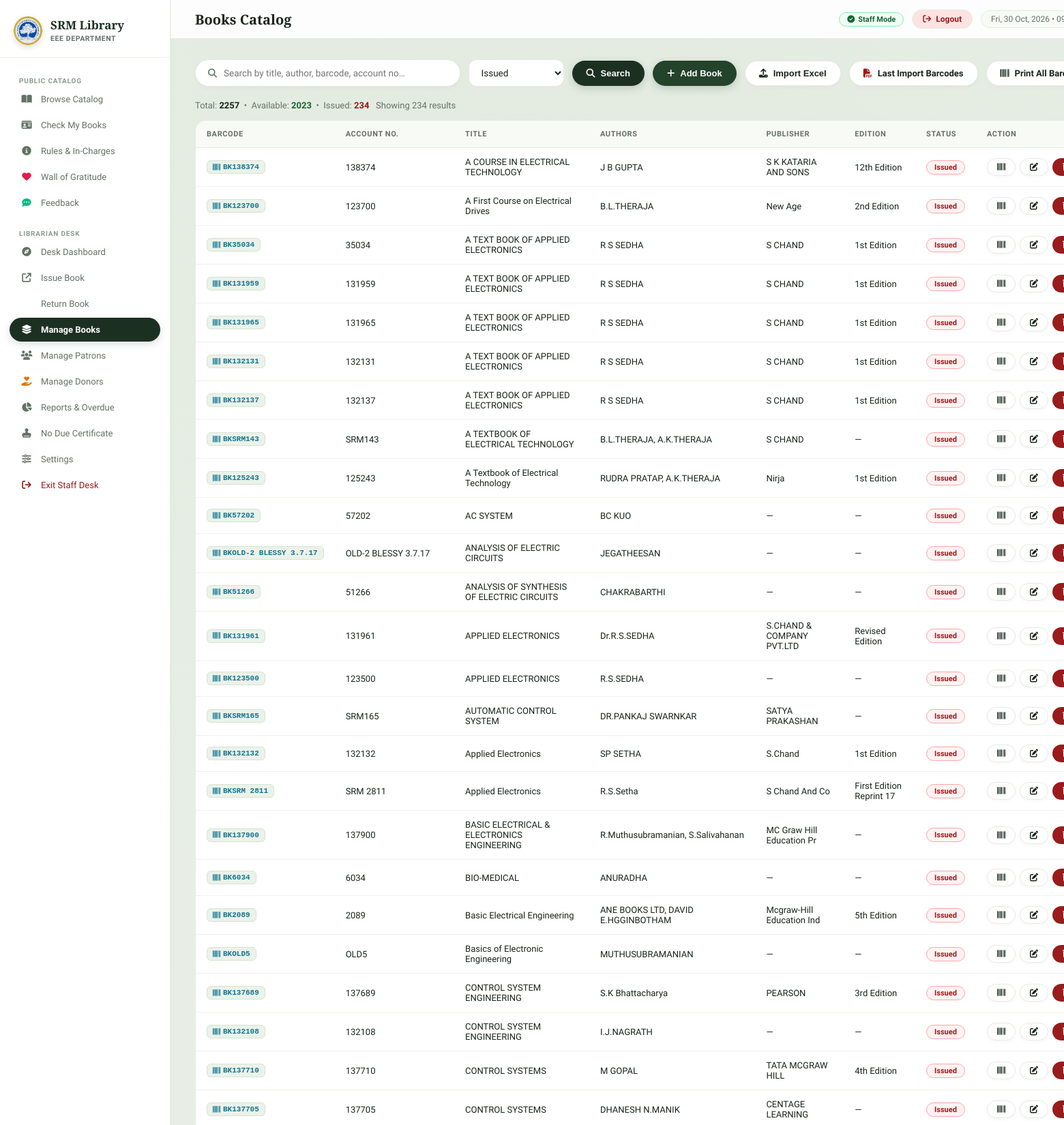
The app's page /books?status=issued (signed in, upper part) with its own data.
### tables this page shows
CREATE TABLE books (
            id INTEGER PRIMARY KEY AUTOINCREMENT,
            barcode TEXT UNIQUE NOT NULL,
            account_number TEXT,
            title TEXT NOT NULL,
            publisher TEXT,
            authors TEXT,
            edition TEXT,
            status TEXT DEFAULT 'available',
            added_date TEXT DEFAULT (datetime('now','localtime'))
        );

### webapp/app.py (the view)
@app.route("/books")
def books_page():
    if not require_staff():
        return redirect(url_for("staff_login", next=request.path))
    q = request.args.get("q", "")
    status = request.args.get("status", "")
    books = search_books(q, status if status else None)
    counts = count_books()
    return render_template("books.html", books=books, counts=counts, q=q, status=status)

### library_app/database.py (called while the page is built)
def get_connection():
    conn = sqlite3.connect(DB_PATH)
    conn.row_factory = sqlite3.Row
    conn.execute("PRAGMA journal_mode=WAL")
    conn.execute("PRAGMA foreign_keys=ON")
    return conn

def get_setting(key, default=None):
    conn = get_connection()
    row = conn.execute("SELECT value FROM settings WHERE key=?", (key,)).fetchone()
    conn.close()
    val = row["value"] if row else None
    if val is not None and str(val).strip():
        return str(val).strip()
    env_key = key.upper()
    env_val = os.environ.get(env_key)
    if env_val is not None and str(env_val).strip():
        return str(env_val).strip()
    return str(val).strip() if (val is not None and str(val).strip()) else default

def get_all_settings():
    conn = get_connection()
    rows = conn.execute("SELECT key, value FROM settings").fetchall()
    conn.close()
    res = {r["key"]: r["value"] for r in rows}
    for k in ["brevo_api_key", "brevo_sender_email", "email_reply_to", "email_user", "email_password", "email_host", "email_port", "email_from", "staff_pin", "library_name"]:
        if not res.get(k) and os.environ.get(k.upper()):
            res[k] = os.environ.get(k.upper())
    return res

def ordinal(n):
    if 11 <= (n % 100) <= 13:
        suffix = 'th'
    else:
        suffix = {1: 'st', 2: 'nd', 3: 'rd'}.get(n % 10, 'th')
    return f"{n}{suffix}"

def _format_book_dict(d):
    if not d:
        return d
    if "edition" in d:
        d["edition"] = normalize_edition(d.get("edition"))
    return d

def count_books():
    conn = get_connection()
    total = conn.execute("SELECT COUNT(*) FROM books").fetchone()[0]
    available = conn.execute("SELECT COUNT(*) FROM books WHERE status='available'").fetchone()[0]
    issued = conn.execute("SELECT COUNT(*) FROM books WHERE status='issued'").fetchone()[0]
    conn.close()
    return {"total": total, "available": available, "issued": issued}

### webapp/app.py (called while the page is built)
def get_lan_ip():
    try:
        s = socket.socket(socket.AF_INET, socket.SOCK_DGRAM)
        s.connect(("8.8.8.8", 80))
        ip = s.getsockname()[0]
        s.close()
        return ip
    except Exception:
        return "127.0.0.1"

def require_staff():
    return session.get("is_staff", False)

### webapp/templates/books.html (shortened to what this page needs)
{% extends "base.html" %}
{% block page_title %}Books Catalog{% endblock %}
{% block content %}
<div class="toolbar">
 <form method="get" style="display:contents;">
 <div class="search-box">
 <i class="fa fa-search"></i>
 <input name="q" value="{{ q }}" placeholder="Search by title, author, barcode, account no…">
 </div>
 <select name="status" class="form-control" style="width:140px;" onchange="this.form.submit()">
 <option value="issued" {% if status=='issued' %}selected{% endif %}>Issued</option>
 </select>
 <button type="submit" class="btn btn-primary"><i class="fa fa-search"></i> Search</button>
 </form>
 <button class="btn btn-success" onclick="openAddBook()"><i class="fa fa-plus"></i> Add Book</button>
 <button class="btn btn-outline" onclick="openImport()"><i class="fa fa-upload"></i> Import Excel</button>
 <a href="/api/download/last_import/books" class="btn btn-outline" title="Download barcodes for the most recently imported Excel batch"><i class="fa fa-file-pdf" style="color:#991B1B;"></i> Last Import Barcodes</a>
 <a href="/books/barcodes" class="btn btn-outline"><i class="fa fa-barcode"></i> Print All Barcodes</a>
</div>
<div style="margin-bottom:14px;font-size:13px;color:var(--muted);">
 Total: <strong style="color:var(--text)">{{ counts.total }}</strong> &nbsp;•&nbsp;
 Available: <strong style="color:var(--success)">{{ counts.available }}</strong> &nbsp;•&nbsp;
 Issued: <strong style="color:var(--danger)">{{ counts.issued }}</strong>
 &nbsp;&nbsp;<span style="color:var(--muted)">Showing {{ books|length }} results</span>
</div>
<div class="table-wrap">
 <table>
 <thead>
 <tr><th>Barcode</th><th>Account No.</th><th>Title</th><th>Authors</th><th>Publisher</th><th>Edition</th><th>Status</th><th>Action</th></tr>
 </thead>
 <tbody>
 {% for book in books %}
 <tr>
 <td>
 <a href="javascript:void(0)" onclick="showBarcodeModal({{ book.id }})" title="View & Print Barcode Label Sticker" style="text-decoration:none;">
 <code style="font-size:11px; color:var(--info); cursor:pointer; display:inline-flex; align-items:center; gap:4px;">
 <i class="fa fa-barcode"></i> {{ book.barcode }}
 </code>
 </a>
 </td>
 <td class="text-muted text-sm">{{ book.account_number or '—' }}</td>
 <td style="max-width:220px; font-weight:500;">
 <a href="javascript:void(0)" onclick="showBarcodeModal({{ book.id }})" style="color:var(--text); text-decoration:none; cursor:pointer;" title="Click to view & print barcode label">
 {{ book.title[:60] }}{% if book.title|length > 60 %}…{% endif %}
 </a>
 </td>
 <td class="text-muted text-sm">{{ (book.authors or '—')[:40] }}</td>
 <td class="text-muted text-sm">{{ (book.publisher or '—')[:25] }}</td>
 <td class="text-muted text-sm">{{ book.edition or '—' }}</td>
 <td>
 {% if book.status == 'available' %}
 <span class="badge badge-success">Available</span>
 {% else %}
 <span class="badge badge-danger">Issued</span>
 {% endif %}
 </td>
 <td style="white-space:nowrap;">
 <div style="display:inline-flex; align-items:center; gap:6px;">
 <button class="btn btn-outline btn-sm" onclick="showBarcodeModal({{ book.id }})" title="View & Print Barcode Label Sticker"><i class="fa fa-barcode" style="color:var(--primary);"></i></button>
 <button class="btn btn-outline btn-sm" onclick="editBook({{ book.id }})" title="Edit Book"><i class="fa fa-edit"></i></button>
 <button class="btn btn-danger btn-sm" onclick="deleteBook({{ book.id }}, '{{ book.title[:30]|e }}')" title="Delete Book"><i class="fa fa-trash"></i></button>
 </div>
 </td>
 </tr>
 {% else %}
 <tr><td colspan="8" style="text-align:center;padding:40px;color:var(--muted)">
 No books found. <a href="/books" style="color:var(--primary)">Clear search</a> or import from Excel.
 </td></tr>
 {% endfor %}
 </tbody>
 </table>
</div>
{% endblock %}

### webapp/templates/base.html (style rules this page uses)
:root { --bg: #F4F6F1; --bg-gradient: radial-gradient(circle at 50% 0%, #E3EBE1 0%, #F4F6F1 65%); --sidebar: #FFFFFF; --card: #FFFFFF; --card2: #F8FAF6; --border: #E5EBE1; --border-subtle: #EDF2EA; --primary: #1C3022; --primary-hover: #122116; --accent: #48634E; --accent-light: #EBF2E9; --accent-text: #26432D; --text: #17241A; --muted: #627265; --muted-light: #8A9A8D; --input-bg: #FFFFFF; --danger: #991B1B; --danger-bg: #FEF2F2; --danger-border: #FCA5A5; --success: #166534; --success-bg: #F0FDF4; --success-border: #86EFAC; --warning: #9A3412; --warning-bg: #FFFBEB; --warning-border: #FDE68A; --info: #0E7490; --info-bg: #ECFEFF; --shadow-sm: 0 2px 6px rgba(23, 36, 26, 0.03); --shadow-md: 0 8px 24px -4px rgba(23, 36, 26, 0.06), 0 2px 6px rgba(23, 36, 26, 0.03); --shadow-lg: 0 16px 36px -6px rgba(23, 36, 26, 0.08); }
* { margin:0; padding:0; box-sizing:border-box; }
body { font-family: 'Plus Jakarta Sans', system-ui, -apple-system, sans-serif; background: var(--bg); background-image: var(--bg-gradient); background-attachment: fixed; color: var(--text); min-height: 100vh; display: flex; -webkit-font-smoothing: antialiased; }
code { background: var(--accent-light); color: var(--accent-text); padding: 3px 8px; border-radius: 6px; font-size: 11.5px; font-family: 'Consolas', monospace; font-weight: 600; border: 1px solid #D6E4D3; }
.btn { display: inline-flex; align-items: center; gap: 8px; padding: 10px 20px; border-radius: 9999px; border: 1px solid transparent; cursor: pointer; font-size: 13px; font-weight: 600; text-decoration: none; transition: all 0.18s ease; }
.btn-primary { background: var(--primary); color: #FFFFFF; box-shadow: 0 4px 12px rgba(28, 48, 34, 0.18); }
.btn-success { background: #23432B; color: #FFFFFF; box-shadow: 0 4px 12px rgba(35, 67, 43, 0.2); }
.btn-danger { background: #991B1B; color: #FFFFFF; }
.btn-outline { background: #FFFFFF; border: 1px solid var(--border); color: var(--text); box-shadow: var(--shadow-sm); }
.btn-sm { padding: 6px 14px; font-size: 12px; }
.table-wrap { overflow-x: auto; border-radius: 16px; border: 1px solid var(--border); background: #FFFFFF; }
table { width: 100%; border-collapse: collapse; }
thead th { background: var(--card2); padding: 13px 16px; text-align: left; font-size: 11px; font-weight: 700; color: var(--muted); text-transform: uppercase; letter-spacing: 0.6px; border-bottom: 1px solid var(--border); }
tbody tr { border-bottom: 1px solid var(--border-subtle); transition: background 0.15s ease; }
tbody td { padding: 13px 16px; font-size: 13px; vertical-align: middle; color: var(--text); }
.form-control { width: 100%; padding: 10px 14px; background: var(--input-bg); border: 1px solid var(--border); border-radius: 12px; color: var(--text); font-size: 13.5px; font-family: inherit; transition: all 0.18s ease; }
.badge { display: inline-flex; align-items: center; gap: 5px; padding: 3px 11px; border-radius: 9999px; font-size: 11px; font-weight: 700; }
.badge-danger { background: var(--danger-bg); color: var(--danger); border: 1px solid var(--danger-border); }
.toolbar { display: flex; gap: 12px; align-items: center; margin-bottom: 20px; flex-wrap: wrap; }
.search-box { flex: 1; min-width: 240px; display: flex; align-items: center; background: #FFFFFF; border: 1px solid var(--border); border-radius: 9999px; padding: 0 18px; box-shadow: var(--shadow-sm); transition: all 0.18s ease; }
.search-box i { color: var(--muted); margin-right: 10px; font-size: 13px; }
.search-box input { flex: 1; background: none; border: none; outline: none; color: var(--text); font-size: 13.5px; padding: 11px 0; font-family: inherit; }

### records on screen
books: barcode "BK138374", account_number "138374", title "A COURSE IN ELECTRICAL TECHNOLOGY", authors "J B GUPTA", publisher "S K KATARIA AND SONS", edition "12th Edition", status "Issued"
books: barcode "BK123700", account_number "123700", title "A First Course on Electrical Drives", authors "B.L.THERAJA", publisher "New Age", edition "2nd Edition", status "Issued"
books: barcode "BK35034", account_number "35034", title "A TEXT BOOK OF APPLIED ELECTRONICS", authors "R S SEDHA", publisher "S CHAND", edition "1st Edition", status "Issued"
books: barcode "BK131959", account_number "131959", title "A TEXT BOOK OF APPLIED ELECTRONICS", authors "R S SEDHA", publisher "S CHAND", edition "1st Edition", status "Issued"
books: barcode "BK131965", account_number "131965", title "A TEXT BOOK OF APPLIED ELECTRONICS", authors "R S SEDHA", publisher "S CHAND", edition "1st Edition", status "Issued"
books: barcode "BK132131", account_number "132131", title "A TEXT BOOK OF APPLIED ELECTRONICS", authors "R S SEDHA", publisher "S CHAND", edition "1st Edition", status "Issued"
books: barcode "BK132137", account_number "132137", title "A TEXT BOOK OF APPLIED ELECTRONICS", authors "R S SEDHA", publisher "S CHAND", edition "1st Edition", status "Issued"
books: barcode "BKSRM143", account_number "SRM143", title "A TEXTBOOK OF ELECTRICAL TECHNOLOGY", authors "B.L.THERAJA, A.K.THERAJA", publisher "S CHAND", edition "—", status "Issued"
books: barcode "BK125243", account_number "125243", title "A Textbook of Electrical Technology", authors "RUDRA PRATAP, A.K.THERAJA", publisher "Nirja", edition "1st Edition", status "Issued"
books: barcode "BK57202", account_number "57202", title "AC SYSTEM", authors "BC KUO", publisher "—", edition "—", status "Issued"
books: barcode "BKOLD-2 BLESSY 3.7.17", account_number "OLD-2 BLESSY 3.7.17", title "ANALYSIS OF ELECTRIC CIRCUITS", authors "JEGATHEESAN", publisher "—", edition "—", status "Issued"
books: barcode "BK51266", account_number "51266", title "ANALYSIS OF SYNTHESIS OF ELECTRIC CIRCUITS", authors "CHAKRABARTHI", publisher "—", edition "—", status "Issued"
books: barcode "BK131961", account_number "131961", title "APPLIED ELECTRONICS", authors "Dr.R.S.SEDHA", publisher "S.CHAND & COMPANY PVT.LTD", edition "Revised Edition", status "Issued"
books: barcode "BK123500", account_number "123500", title "APPLIED ELECTRONICS", authors "R.S.SEDHA", publisher "—", edition "—", status "Issued"
books: barcode "BKSRM165", account_number "SRM165", title "AUTOMATIC CONTROL SYSTEM", authors "DR.PANKAJ SWARNKAR", publisher "SATYA PRAKASHAN", edition "—", status "Issued"
books: barcode "BK132132", account_number "132132", title "Applied Electronics", authors "SP SETHA", publisher "S.Chand", edition "1st Edition", status "Issued"
books: barcode "BKSRM 2811", account_number "SRM 2811", title "Applied Electronics", authors "R.S.Setha", publisher "S Chand And Co", edition "First Edition Reprint 17", status "Issued"
books: barcode "BK137900", account_number "137900", title "BASIC ELECTRICAL & ELECTRONICS ENGINEERING", authors "R.Muthusubramanian, S.Salivahanan", publisher "MC Graw Hill Education Pr", edition "—", status "Issued"
books: barcode "BK6034", account_number "6034", title "BIO-MEDICAL", authors "ANURADHA", publisher "—", edition "—", status "Issued"
books: barcode "BK2089", account_number "2089", title "Basic Electrical Engineering", authors "ANE BOOKS LTD, DAVID E.HGGINBOTHAM", publisher "Mcgraw-Hill Education Ind", edition "5th Edition", status "Issued"
books: barcode "BKOLD5", account_number "OLD5", title "Basics of Electronic Engineering", authors "MUTHUSUBRAMANIAN", publisher "—", edition "—", status "Issued"
books: barcode "BK137689", account_number "137689", title "CONTROL SYSTEM ENGINEERING", authors "S.K Bhattacharya", publisher "PEARSON", edition "3rd Edition", status "Issued"
books: barcode "BK132108", account_number "132108", title "CONTROL SYSTEM ENGINEERING", authors "I.J.NAGRATH", publisher "—", edition "—", status "Issued"
books: barcode "BK137710", account_number "137710", title "CONTROL SYSTEMS", authors "M GOPAL", publisher "TATA MCGRAW HILL", edition "4th Edition", status "Issued"
books: barcode "BK137705", account_number "137705", title "CONTROL SYSTEMS", authors "DHANESH N.MANIK", publisher "CENTAGE LEARNING", edition "—", status "Issued"

### other values on screen
{{ counts.total }} "2257"
{{ counts.available }} "2023"
{{ counts.issued }} "234"
{{ books|length }} "234"
